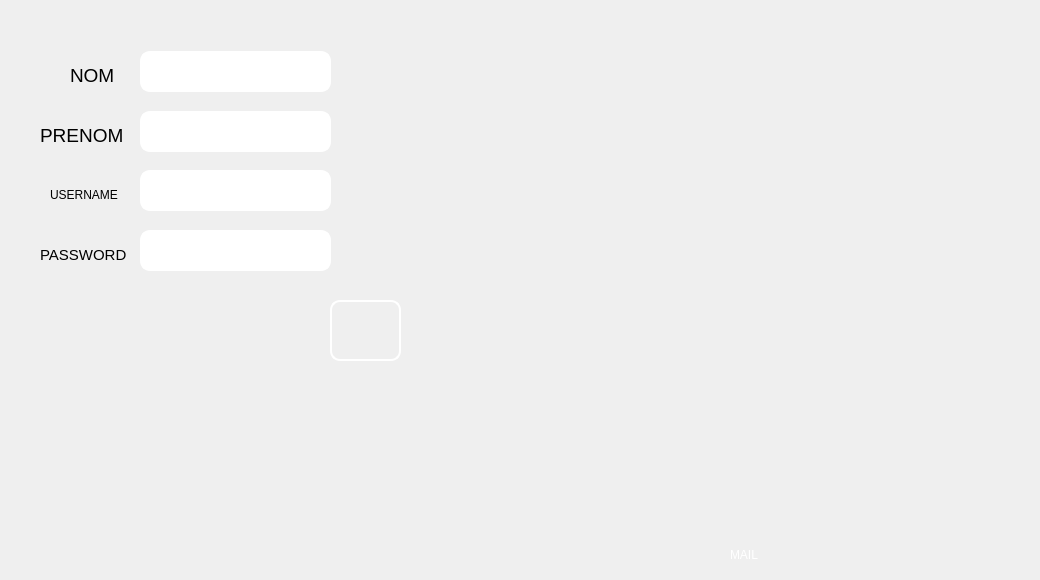
     <widget class="QWidget" name="tab_14">
      <attribute name="title">
       <string>Authentification</string>
      </attribute>
      <widget class="QLineEdit" name="lineEdit_prenom_4">
       <property name="geometry">
        <rect>
         <x>140</x>
         <y>111</y>
         <width>191</width>
         <height>41</height>
        </rect>
       </property>
       <property name="styleSheet">
        <string notr="true">border-style: solid;
color: rgb(255, 255, 255);
border-color: white;
border-width: 2px;
border-radius: 10px;</string>
       </property>
      </widget>
      <widget class="QLineEdit" name="lineEdit_username_2">
       <property name="geometry">
        <rect>
         <x>140</x>
         <y>170</y>
         <width>191</width>
         <height>41</height>
        </rect>
       </property>
       <property name="styleSheet">
        <string notr="true">border-style: solid;
color: rgb(255, 255, 255);
border-color: white;
border-width: 2px;
border-radius: 10px;</string>
       </property>
      </widget>
      <widget class="QLineEdit" name="lineEdit_password_2">
       <property name="geometry">
        <rect>
         <x>140</x>
         <y>230</y>
         <width>191</width>
         <height>41</height>
        </rect>
       </property>
       <property name="styleSheet">
        <string notr="true">border-style: solid;
color: rgb(255, 255, 255);
border-color: white;
border-width: 2px;
border-radius: 10px;</string>
       </property>
       <property name="echoMode">
        <enum>QLineEdit::Password</enum>
       </property>
      </widget>
      <widget class="QPushButton" name="pb_ajouter_2">
       <property name="geometry">
        <rect>
         <x>330</x>
         <y>300</y>
         <width>71</width>
         <height>61</height>
        </rect>
       </property>
       <property name="styleSheet">
        <string notr="true">border-style: solid;
color: rgb(255, 255, 255);
border-color: white;
border-width: 2px;
border-radius: 10px;background-image: url(:/img/img/images.png);
</string>
       </property>
       <property name="text">
        <string/>
       </property>
      </widget>
      <widget class="QLineEdit" name="lineEdit_nom_6">
       <property name="geometry">
        <rect>
         <x>140</x>
         <y>51</y>
         <width>191</width>
         <height>41</height>
        </rect>
       </property>
       <property name="styleSheet">
        <string notr="true">border-style: solid;
color: rgb(255, 255, 255);
border-color: white;
border-width: 2px;
border-radius: 10px;</string>
       </property>
      </widget>
      <widget class="QLabel" name="label_106">
       <property name="enabled">
        <bool>false</bool>
       </property>
       <property name="geometry">
        <rect>
         <x>730</x>
         <y>540</y>
         <width>41</width>
         <height>31</height>
        </rect>
       </property>
       <property name="maximumSize">
        <size>
         <width>94</width>
         <height>76</height>
        </size>
       </property>
       <property name="font">
        <font>
         <family>MS Shell Dlg 2</family>
         <pointsize>11</pointsize>
         <weight>50</weight>
         <italic>false</italic>
         <bold>false</bold>
        </font>
       </property>
       <property name="toolTip">
        <string>&lt;html&gt;&lt;head/&gt;&lt;body&gt;&lt;p&gt;ID&lt;/p&gt;&lt;/body&gt;&lt;/html&gt;</string>
       </property>
       <property name="styleSheet">
        <string notr="true">background-image: url(:/img/img/585e4adacb11b227491c3392.png);

color: rgb(255,255,255);
</string>
       </property>
       <property name="text">
        <string>&lt;html&gt;&lt;head/&gt;&lt;body&gt;&lt;p&gt;&lt;span style=&quot; font-size:9pt;&quot;&gt;MAIL&lt;/span&gt;&lt;/p&gt;&lt;/body&gt;&lt;/html&gt;</string>
       </property>
       <property name="wordWrap">
        <bool>false</bool>
       </property>
      </widget>
      <widget class="QLabel" name="label_107">
       <property name="enabled">
        <bool>false</bool>
       </property>
       <property name="geometry">
        <rect>
         <x>40</x>
         <y>240</y>
         <width>94</width>
         <height>31</height>
        </rect>
       </property>
       <property name="maximumSize">
        <size>
         <width>94</width>
         <height>76</height>
        </size>
       </property>
       <property name="font">
        <font>
         <family>MS Shell Dlg 2</family>
         <pointsize>11</pointsize>
         <weight>50</weight>
         <italic>false</italic>
         <bold>false</bold>
        </font>
       </property>
       <property name="toolTip">
        <string>&lt;html&gt;&lt;head/&gt;&lt;body&gt;&lt;p&gt;ID&lt;/p&gt;&lt;/body&gt;&lt;/html&gt;</string>
       </property>
       <property name="styleSheet">
        <string notr="true">background-image: url(:/img/img/585e4adacb11b227491c3392.png);

color: rgb(0, 0, 0);
</string>
       </property>
       <property name="text">
        <string>&lt;html&gt;&lt;head/&gt;&lt;body&gt;&lt;p&gt;PASSWORD&lt;/p&gt;&lt;/body&gt;&lt;/html&gt;</string>
       </property>
       <property name="wordWrap">
        <bool>false</bool>
       </property>
      </widget>
      <widget class="QLabel" name="label_109">
       <property name="enabled">
        <bool>false</bool>
       </property>
       <property name="geometry">
        <rect>
         <x>70</x>
         <y>60</y>
         <width>51</width>
         <height>31</height>
        </rect>
       </property>
       <property name="maximumSize">
        <size>
         <width>94</width>
         <height>76</height>
        </size>
       </property>
       <property name="font">
        <font>
         <family>MS Shell Dlg 2</family>
         <pointsize>11</pointsize>
         <weight>50</weight>
         <italic>false</italic>
         <bold>false</bold>
        </font>
       </property>
       <property name="toolTip">
        <string>&lt;html&gt;&lt;head/&gt;&lt;body&gt;&lt;p&gt;ID&lt;/p&gt;&lt;/body&gt;&lt;/html&gt;</string>
       </property>
       <property name="styleSheet">
        <string notr="true">background-image: url(:/img/img/585e4adacb11b227491c3392.png);

color: rgb(0, 0, 0);
</string>
       </property>
       <property name="text">
        <string>&lt;html&gt;&lt;head/&gt;&lt;body&gt;&lt;p&gt;&lt;span style=&quot; font-size:14pt;&quot;&gt;NOM&lt;/span&gt;&lt;/p&gt;&lt;/body&gt;&lt;/html&gt;</string>
       </property>
       <property name="wordWrap">
        <bool>false</bool>
       </property>
      </widget>
      <widget class="QLabel" name="label_61">
       <property name="enabled">
        <bool>false</bool>
       </property>
       <property name="geometry">
        <rect>
         <x>40</x>
         <y>120</y>
         <width>91</width>
         <height>31</height>
        </rect>
       </property>
       <property name="maximumSize">
        <size>
         <width>94</width>
         <height>76</height>
        </size>
       </property>
       <property name="font">
        <font>
         <family>MS Shell Dlg 2</family>
         <pointsize>11</pointsize>
         <weight>50</weight>
         <italic>false</italic>
         <bold>false</bold>
        </font>
       </property>
       <property name="toolTip">
        <string>&lt;html&gt;&lt;head/&gt;&lt;body&gt;&lt;p&gt;ID&lt;/p&gt;&lt;/body&gt;&lt;/html&gt;</string>
       </property>
       <property name="styleSheet">
        <string notr="true">background-image: url(:/img/img/585e4adacb11b227491c3392.png);

color: rgb(0, 0, 0);
</string>
       </property>
       <property name="text">
        <string>&lt;html&gt;&lt;head/&gt;&lt;body&gt;&lt;p&gt;&lt;span style=&quot; font-size:14pt;&quot;&gt;PRENOM&lt;/span&gt;&lt;/p&gt;&lt;/body&gt;&lt;/html&gt;</string>
       </property>
       <property name="wordWrap">
        <bool>false</bool>
       </property>
      </widget>
      <widget class="QLabel" name="label_62">
       <property name="enabled">
        <bool>false</bool>
       </property>
       <property name="geometry">
        <rect>
         <x>50</x>
         <y>180</y>
         <width>81</width>
         <height>31</height>
        </rect>
       </property>
       <property name="maximumSize">
        <size>
         <width>94</width>
         <height>76</height>
        </size>
       </property>
       <property name="font">
        <font>
         <family>MS Shell Dlg 2</family>
         <pointsize>11</pointsize>
         <weight>50</weight>
         <italic>false</italic>
         <bold>false</bold>
        </font>
       </property>
       <property name="toolTip">
        <string>&lt;html&gt;&lt;head/&gt;&lt;body&gt;&lt;p&gt;ID&lt;/p&gt;&lt;/body&gt;&lt;/html&gt;</string>
       </property>
       <property name="styleSheet">
        <string notr="true">background-image: url(:/img/img/585e4adacb11b227491c3392.png);

color: rgb(0, 0, 0);
</string>
       </property>
       <property name="text">
        <string>&lt;html&gt;&lt;head/&gt;&lt;body&gt;&lt;p&gt;&lt;span style=&quot; font-size:9pt;&quot;&gt;USERNAME&lt;/span&gt;&lt;/p&gt;&lt;/body&gt;&lt;/html&gt;</string>
       </property>
       <property name="wordWrap">
        <bool>false</bool>
       </property>
      </widget>
      <widget class="QLabel" name="label_4">
       <property name="geometry">
        <rect>
         <x>660</x>
         <y>450</y>
         <width>371</width>
         <height>71</height>
        </rect>
       </property>
       <property name="styleSheet">
        <string notr="true">background-image: url(:/img/img/logo_original.png);</string>
       </property>
       <property name="text">
        <string/>
       </property>
      </widget>
      <widget class="QLabel" name="label_5">
       <property name="geometry">
        <rect>
         <x>850</x>
         <y>380</y>
         <width>181</width>
         <height>71</height>
        </rect>
       </property>
       <property name="styleSheet">
        <string notr="true">background-image: url(:/img/img/PRESIDENT.png);</string>
       </property>
       <property name="text">
        <string/>
       </property>
      </widget>
      <widget class="QLabel" name="label_6">
       <property name="geometry">
        <rect>
         <x>660</x>
         <y>375</y>
         <width>181</width>
         <height>71</height>
        </rect>
       </property>
       <property name="styleSheet">
        <string notr="true">background-image: url(:/img/img/danone-logo-EE7DBAC3E9-seeklogo.com.png);</string>
       </property>
       <property name="text">
        <string/>
       </property>
      </widget>
     </widget>
